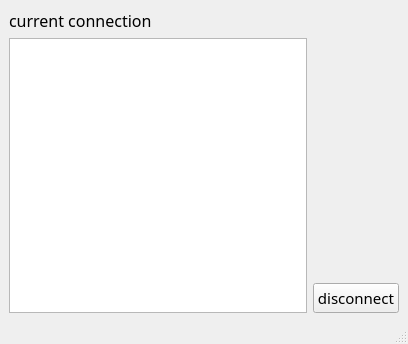
<?xml version="1.0" encoding="UTF-8"?>
<ui version="4.0">
 <class>Connection</class>
 <widget class="QMainWindow" name="Connection">
  <property name="geometry">
   <rect>
    <x>0</x>
    <y>0</y>
    <width>408</width>
    <height>344</height>
   </rect>
  </property>
  <property name="windowTitle">
   <string>MainWindow</string>
  </property>
  <widget class="QWidget" name="centralwidget">
   <layout class="QGridLayout" name="gridLayout">
    <item row="0" column="0">
     <layout class="QVBoxLayout" name="verticalLayout">
      <item>
       <widget class="QLabel" name="label">
        <property name="font">
         <font>
          <family>Mathcad UniMath</family>
          <pointsize>12</pointsize>
         </font>
        </property>
        <property name="text">
         <string>current connection</string>
        </property>
       </widget>
      </item>
      <item>
       <widget class="QTableView" name="tableView"/>
      </item>
     </layout>
    </item>
    <item row="0" column="1">
     <layout class="QVBoxLayout" name="verticalLayout_2">
      <item>
       <spacer name="verticalSpacer">
        <property name="orientation">
         <enum>Qt::Vertical</enum>
        </property>
        <property name="sizeHint" stdset="0">
         <size>
          <width>20</width>
          <height>40</height>
         </size>
        </property>
       </spacer>
      </item>
      <item>
       <widget class="QPushButton" name="disconnect">
        <property name="font">
         <font>
          <family>Mathcad UniMath</family>
          <pointsize>11</pointsize>
         </font>
        </property>
        <property name="text">
         <string>disconnect</string>
        </property>
       </widget>
      </item>
     </layout>
    </item>
   </layout>
  </widget>
  <widget class="QMenuBar" name="menubar">
   <property name="geometry">
    <rect>
     <x>0</x>
     <y>0</y>
     <width>408</width>
     <height>21</height>
    </rect>
   </property>
  </widget>
  <widget class="QStatusBar" name="statusbar"/>
 </widget>
 <resources/>
 <connections/>
</ui>
